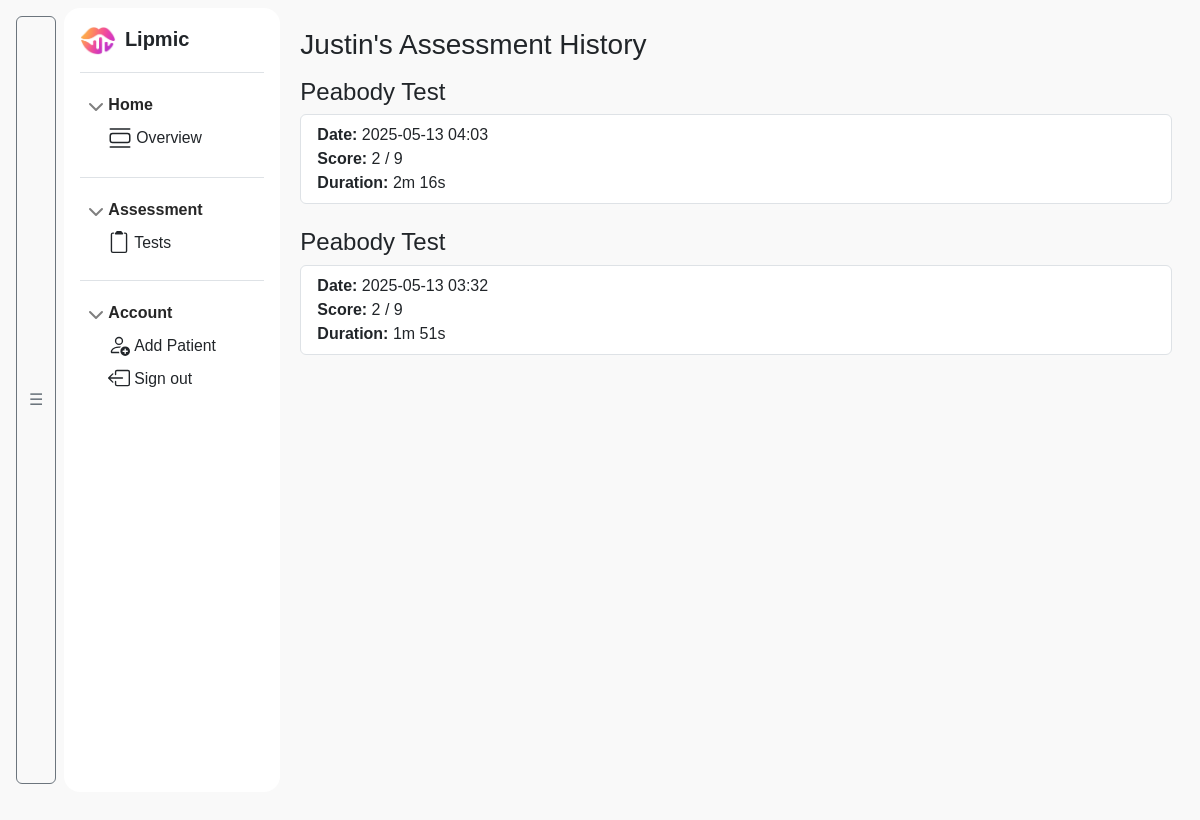
Page /console/patient/13 (signed in) on the committed database.
### board/models.py (models this page shows, shortened)
class Patient(db.Model):
    __tablename__ = 'patient'
    id = db.Column(db.Integer, primary_key=True)
    name = db.Column(db.String(100), nullable=False)
    age = db.Column(db.String(100), nullable=False)
    sex = db.Column(db.String(25), nullable=False)
    address = db.Column(db.String(100), nullable=False)
    dob = db.Column(db.String(100), nullable=False)
    religion = db.Column(db.String(100), nullable=False)
    diagnosis = db.Column(db.String(100), nullable=False)
    doe = db.Column(db.String(100), nullable=False)
    precautions = db.Column(db.String(100), nullable=False)
    current_medication = db.Column(db.String(100), nullable=False)
    emergency_person = db.Column(db.String(100), nullable=False)
    contact_no = db.Column(db.String(100), nullable=False)
    alt_contact_no = db.Column(db.String(100), nullable=False)
    grade_level = db.Column(db.String(100), nullable=False)
    father_name = db.Column(db.String(100), nullable=False)
    father_contact_no = db.Column(db.String(100), nullable=False)
    father_med_history = db.Column(db.String(100), nullable=False)
    mother_name = db.Column(db.String(100), nullable=False)
    mother_contact_no = db.Column(db.String(100), nullable=False)
    mother_med_history = db.Column(db.String(100), nullable=False)
    sibling = db.Column(db.String(100), nullable=False)
    sibling_med_history = db.Column(db.String(100), nullable=False)
    complication_preg = db.Column(db.String(100), nullable=False)
    med_taken = db.Column(db.String(100), nullable=False)
    duration_med_taken = db.Column(db.String(100), nullable=False)
    typeOfDelivery = db.Column(db.String(100), nullable=False)
    complication_deli = db.Column(db.String(100), nullable=False)
    birth_weight = db.Column(db.String(100), nullable=False)
    birth_problem = db.Column(db.String(100), nullable=False)
    medication = db.Column(db.String(100), nullable=False)
    immunization = db.Column(db.String(100), nullable=False)
    effects = db.Column(db.String(100), nullable=False)
    gms_0 = db.Column(db.String(100), nullable=False)
    gms_1 = db.Column(db.String(100), nullable=False)
    gms_2 = db.Column(db.String(100), nullable=False)
    gms_3 = db.Column(db.String(100), nullable=False)
    gms_4 = db.Column(db.String(100), nullable=False)
    gms_5 = db.Column(db.String(100), nullable=False)
    gms_6 = db.Column(db.String(100), nullable=False)
    gms_7 = db.Column(db.String(100), nullable=False)
    gms_8 = db.Column(db.String(100), nullable=False)
    gms_9 = db.Column(db.String(100), nullable=False)
    gms_10 = db.Column(db.String(100), nullable=False)
    fms_0 = db.Column(db.String(100), nullable=False)
    fms_1 = db.Column(db.String(100), nullable=False)
    fms_2 = db.Column(db.String(100), nullable=False)
    fms_3 = db.Column(db.String(100), nullable=False)
    fms_4 = db.Column(db.String(100), nullable=False)
    fms_5 = db.Column(db.String(100), nullable=False)
    fms_6 = db.Column(db.String(100), nullable=False)
    fms_7 = db.Column(db.String(100), nullable=False)
    fms_8 = db.Column(db.String(100), nullable=False)
    fms_9 = db.Column(db.String(100), nullable=False)
    adl_0 = db.Column(db.String(100), nullable=False)
    adl_1 = db.Column(db.String(100), nullable=False)
    adl_2 = db.Column(db.String(100), nullable=False)
    adl_3 = db.Column(db.String(100), nullable=False)
    adl_4 = db.Column(db.String(100), nullable=False)
    adl_5 = db.Column(db.String(100), nullable=False)
    adl_6 = db.Column(db.String(100), nullable=False)
    cog_0 = db.Column(db.String(100), nullable=False)
    cog_1 = db.Column(db.String(100), nullable=False)
    cog_2 = db.Column(db.String(100), nullable=False)
    cog_3 = db.Column(db.String(100), nullable=False)
    cog_4 = db.Column(db.String(100), nullable=False)
    cog_5 = db.Column(db.String(100), nullable=False)
    cog_6 = db.Column(db.String(100), nullable=False)
    omd_0 = db.Column(db.String(100), nullable=False)
    omd_1 = db.Column(db.String(100), nullable=False)
    omd_2 = db.Column(db.String(100), nullable=False)
    omd_3 = db.Column(db.String(100), nullable=False)
    omd_4 = db.Column(db.String(100), nullable=False)
    omd_5 = db.Column(db.String(100), nullable=False)
    omd_6 = db.Column(db.String(100), nullable=False)
    omd_7 = db.Column(db.String(100), nullable=False)
    omd_8 = db.Column(db.String(100), nullable=False)
    omd_9 = db.Column(db.String(100), nullable=False)
    slp_id = db.Column(db.Integer, db.ForeignKey('slp.id'), nullable=False)
    sessions = db.relationship('AssessmentResult', backref='patient', lazy=True)

class AssessmentResult(db.Model):
    __tablename__ = 'assessment_results'
    id = db.Column(db.Integer, primary_key=True)
    assessment_type = db.Column(db.String(50), nullable=False)  # e.g., 'peabody', 'naming'
    patient_id = db.Column(db.Integer, db.ForeignKey('patient.id'), nullable=False)
    date_taken = db.Column(db.DateTime, default=datetime.utcnow)
    answers = db.Column(db.JSON, nullable=False)  # { "prompt": ..., "predicted": ..., "correct": ... }
    score = db.Column(db.Integer, nullable=False)
    duration = db.Column(db.Integer, nullable=True)

### board/pages.py (the view)
@bp.route('/console/patient/<int:patient_id>')
@login_required
def patient_dashboard(patient_id):
    patient = Patient.query.get_or_404(patient_id)
    if patient.slp_id != current_user.id:
        abort(403)
    results = AssessmentResult.query.filter_by(patient_id=patient.id).order_by(AssessmentResult.date_taken.desc()).all()
    return render_template("pages/lipmic-console/patient_dashboard.html", patient=patient, results=results)

### board/__init__.py (called while the page is built)
def create_app():
    app = Flask(__name__)
    app.secret_key = os.getenv('FLASK_SECRET_KEY')
    app.config['SQLALCHEMY_DATABASE_URI'] = 'sqlite:///' + os.path.join(app.instance_path, 'app.db')
    app.config['SQLALCHEMY_TRACK_MODIFICATIONS'] = False
    db.init_app(app)
    migrate = Migrate(app, db)
    login_manager.init_app(app)
    from board.pages import bp
    app.register_blueprint(bp)
    @login_manager.user_loader
    def load_user(user_id):
        return SLP.query.get(int(user_id))
    login_manager.login_view = 'pages.login'  # redirect if not logged in
    return app

### board/templates/pages/lipmic-console/patient_dashboard.html (shortened to what this page needs)
{% extends 'base-console.html' %}
{% block content %}
<h3 class="mb-3">{{ patient.name }}'s Assessment History</h3>
  {% for result in results %}
    <h4>{{ result.assessment_type | capitalize }} Test</h4>
    <ul class="list-group mb-4">
      <li class="list-group-item">
        <strong>Date:</strong> {{ result.date_taken.strftime('%Y-%m-%d %H:%M') }}<br>
        <strong>Score:</strong> {{ result.score }} / {{ result.answers | length }}<br>
        <strong>Duration:</strong>
          {% if result.duration %}
            {{ (result.duration // 60) }}m {{ (result.duration % 60) }}s
          {% else %}
            N/A
          {% endif %}
      </li>
    </ul>
  {% else %}
    <p>No results found.</p>
  {% endfor %}
{% endblock %}

### board/static/css/body-console.css (style rules this page uses)
html, body { margin: 0; padding: 0; scroll-behavior: smooth; scroll-padding-top: 64px; overflow: hidden; height: -webkit-fill-available; }
body { font-family: 'Segoe UI', sans-serif; background-color: #f9f9f9; min-height: 100vh; min-height: -webkit-fill-available; }

### board/static/css/about.css (style rules this page uses)
body { font-family: 'Arial', sans-serif; }

### rows in the picture
Patient: name "Justin"
AssessmentResult: assessment_type "Peabody", date_taken "2025-05-13 04:03", score "2", answers|length "9", duration "2", (result.duration%60) "16"
AssessmentResult: assessment_type "Peabody", date_taken "2025-05-13 03:32", score "2", answers|length "9", duration "1", (result.duration%60) "51"
